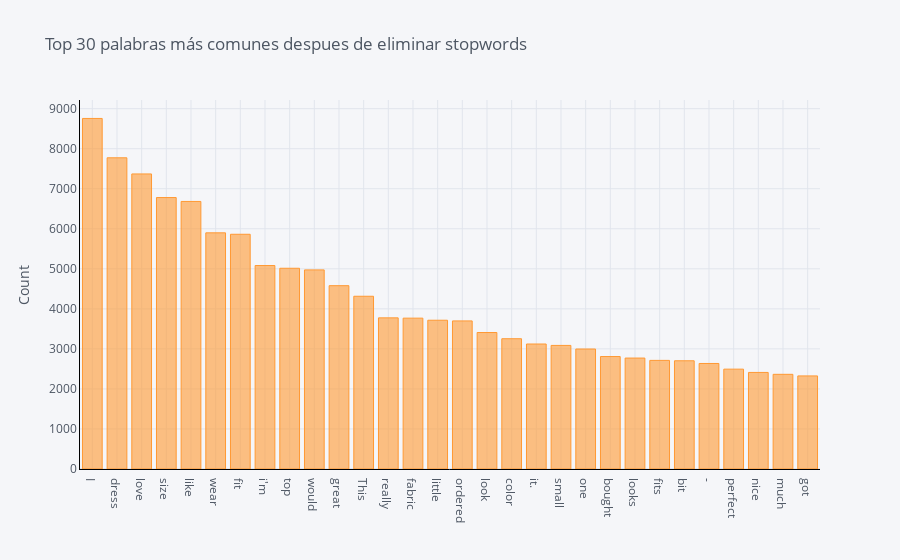

Notebook code cell kept with this figure:
### Code cell
freq.iplot(
    kind='bar', yTitle='Count', linecolor='black', title='Top 30 palabras más comunes despues de eliminar stopwords')

### Figure 1 — Plotly figure (JSON) as saved in the notebook; plotly's stock layout.template omitted (floating-point values rounded to 4 significant figures)
{"data": [{"marker": {"color": "rgba(255, 153, 51, 0.6)", "line": {"color": "rgba(255, 153, 51, 1.0)", "width": 1}}, "name": "frecuencia", "orientation": "v", "text": "", "type": "bar", "x": ["I", "dress", "love", "size", "like", "wear", "fit", "i'm", "top", "would", "great", "This", "really", "fabric", "little", "ordered", "look", "color", "it.", "small", "one", "bought", "looks", "fits", "bit", "-", "perfect", "nice", "much", "got"], "y": [8756, 7773, 7370, 6780, 6683, 5899, 5863, 5082, 5014, 4973, 4579, 4315, 3775, 3768, 3716, 3699, 3409, 3254, 3122, 3087, 2997, 2809, 2771, 2713, 2703, 2636, 2494, 2412, 2365, 2325]}], "layout": {"legend": {"bgcolor": "#F5F6F9", "font": {"color": "#4D5663"}}, "paper_bgcolor": "#F5F6F9", "plot_bgcolor": "#F5F6F9", "title": {"font": {"color": "#4D5663"}, "text": "Top 30 palabras más comunes despues de eliminar stopwords"}, "xaxis": {"gridcolor": "#E1E5ED", "linecolor": "black", "showgrid": true, "tickfont": {"color": "#4D5663"}, "title": {"font": {"color": "#4D5663"}, "text": ""}, "zerolinecolor": "#E1E5ED"}, "yaxis": {"gridcolor": "#E1E5ED", "linecolor": "black", "showgrid": true, "tickfont": {"color": "#4D5663"}, "title": {"font": {"color": "#4D5663"}, "text": "Count"}, "zerolinecolor": "#E1E5ED"}}}
